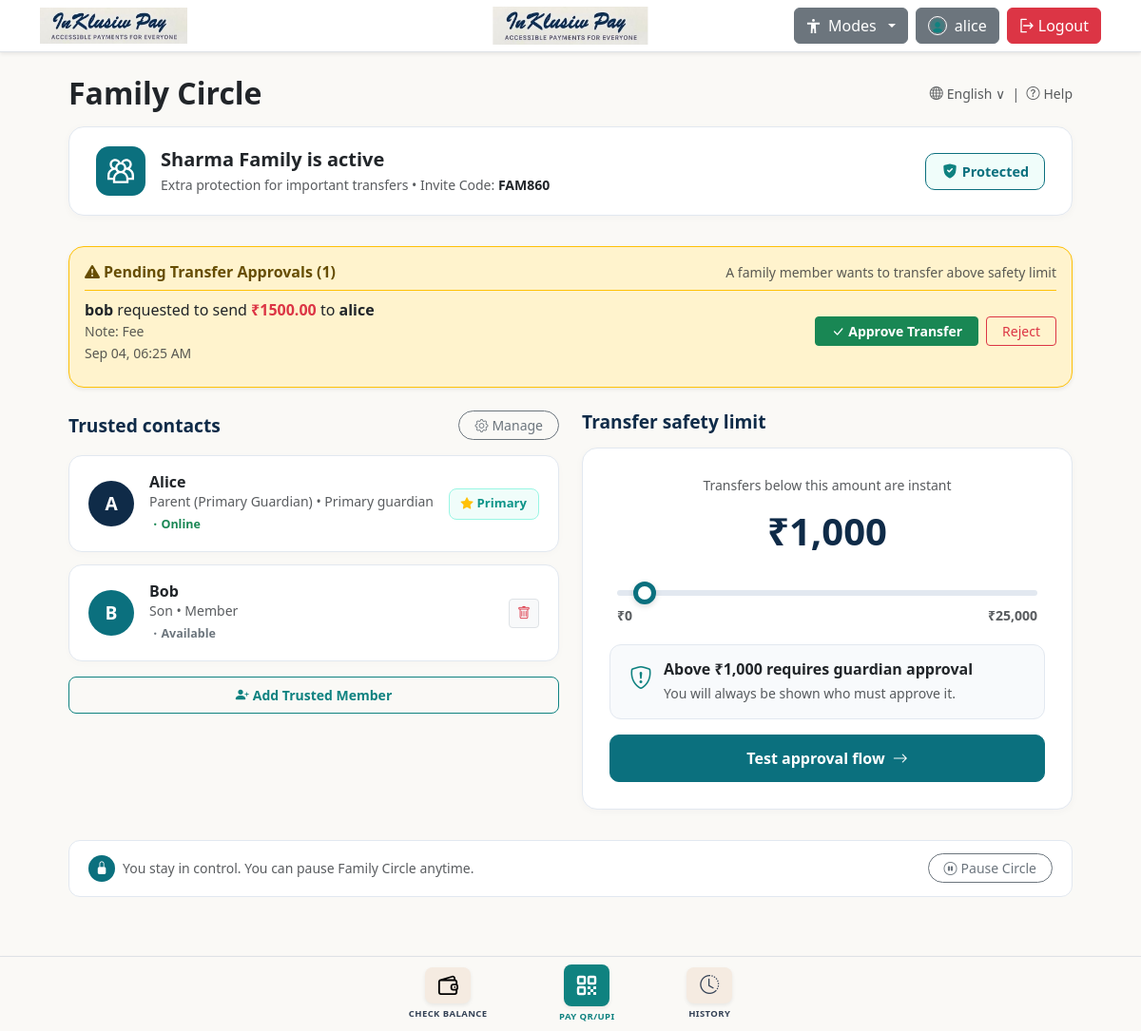
The app's page /family (signed in), older data.
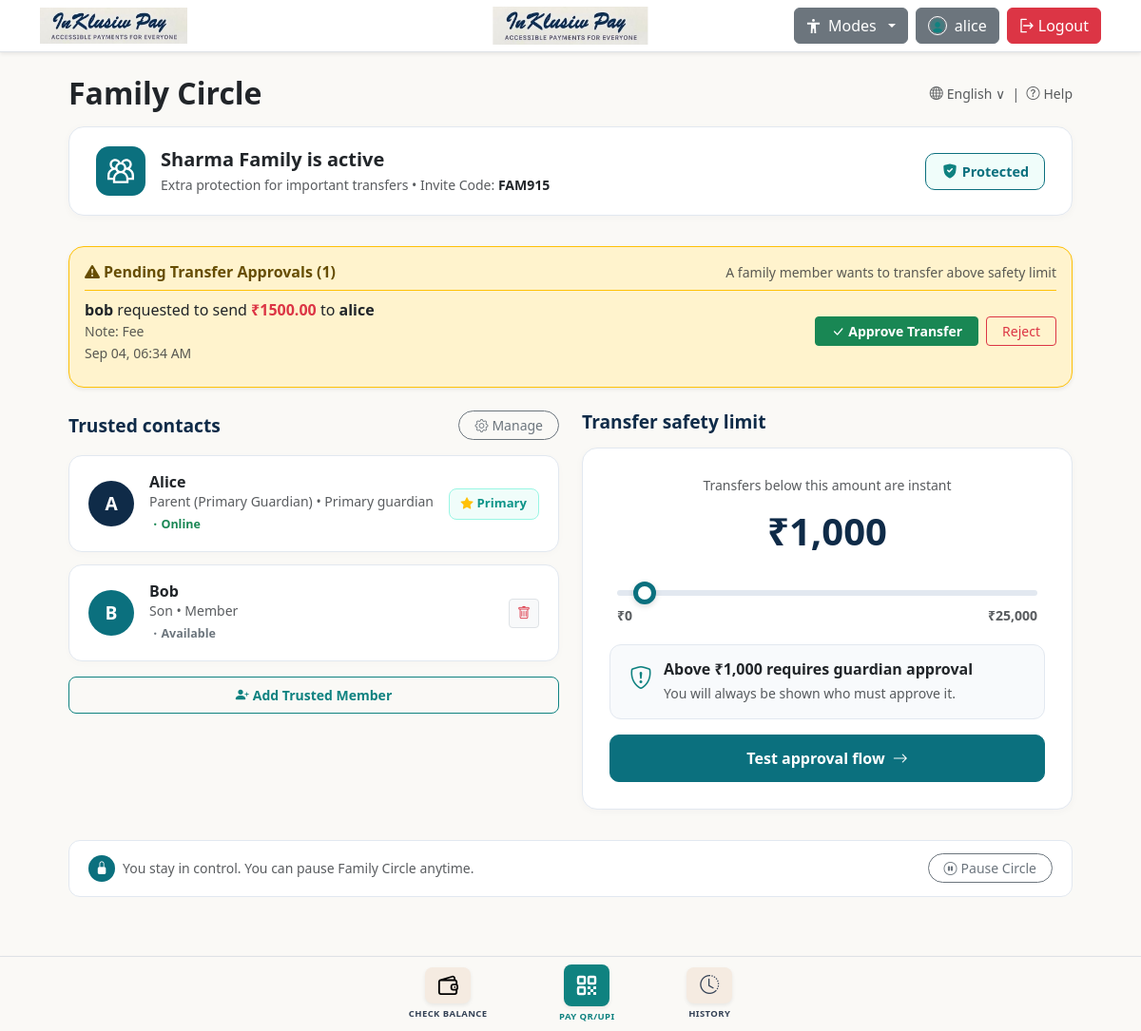
The same page, newer data.
### upiapp/models.py (models this page shows, shortened)
class Base(DeclarativeBase):
    pass

class FamilyCircle(Base):
    __tablename__ = "family_circles"
    id: Mapped[int] = mapped_column(Integer, primary_key=True, autoincrement=True)
    name: Mapped[str] = mapped_column(String(100), nullable=False)
    admin_id: Mapped[int] = mapped_column(ForeignKey("users.id"), nullable=False)
    daily_limit: Mapped[float] = mapped_column(Float, default=5000.0, nullable=False)
    is_active: Mapped[bool] = mapped_column(Boolean, default=True, nullable=False)
    invite_code: Mapped[str] = mapped_column(String(12), unique=True, nullable=False)
    created_at: Mapped[datetime] = mapped_column(
        DateTime,
        nullable=False,
        default=lambda: datetime.now(timezone.utc),
    )
    admin: Mapped["User"] = relationship(foreign_keys=[admin_id])
    members: Mapped[list["FamilyMember"]] = relationship(
        back_populates="family",
        cascade="all, delete-orphan",
    )
    requests: Mapped[list["FamilyTransferRequest"]] = relationship(
        back_populates="family",
        cascade="all, delete-orphan",
    )

class FamilyTransferRequest(Base):
    __tablename__ = "family_transfer_requests"
    id: Mapped[int] = mapped_column(Integer, primary_key=True, autoincrement=True)
    family_id: Mapped[int] = mapped_column(ForeignKey("family_circles.id"), nullable=False)
    requester_id: Mapped[int] = mapped_column(ForeignKey("users.id"), nullable=False)
    recipient: Mapped[str] = mapped_column(String(80), nullable=False)
    amount: Mapped[float] = mapped_column(Float, nullable=False)
    note: Mapped[str | None] = mapped_column(String(255), nullable=True)
    status: Mapped[str] = mapped_column(String(20), default="PENDING", nullable=False)  # PENDING, APPROVED, REJECTED
    created_at: Mapped[datetime] = mapped_column(
        DateTime,
        nullable=False,
        default=lambda: datetime.now(timezone.utc),
    )
    family: Mapped["FamilyCircle"] = relationship(back_populates="requests")
    requester: Mapped["User"] = relationship(foreign_keys=[requester_id])

class User(Base, UserMixin):
    __tablename__ = "users"
    id: Mapped[int] = mapped_column(Integer, primary_key=True, autoincrement=True)
    username: Mapped[str] = mapped_column(String(80), unique=True, nullable=False)
    email: Mapped[str] = mapped_column(String(255), unique=True, nullable=False)
    password_hash: Mapped[str | None] = mapped_column(String(255), nullable=True)
    wallet: Mapped[float] = mapped_column(Float, default=100.0, nullable=False)
    qr_image: Mapped[str | None] = mapped_column(String(255), nullable=True)
    profile_image: Mapped[str | None] = mapped_column(String(255), nullable=True)
    transaction_pin_hash: Mapped[str | None] = mapped_column(String(255), nullable=True)
    created: Mapped[datetime] = mapped_column(
        DateTime,
        nullable=False,
        default=lambda: datetime.now(timezone.utc),
    )
    sent_transactions: Mapped[list["Transaction"]] = relationship(
        foreign_keys="[Transaction.sender_id]",
        back_populates="sender",
        cascade="all, delete-orphan",
    )
    received_transactions: Mapped[list["Transaction"]] = relationship(
        foreign_keys="[Transaction.receiver_id]",
        back_populates="receiver",
        cascade="all, delete-orphan",
    )
    family_memberships: Mapped[list["FamilyMember"]] = relationship(
        back_populates="user",
        cascade="all, delete-orphan",
    )
    favorite_contacts: Mapped[list["FavoriteContact"]] = relationship(
        "FavoriteContact",
        foreign_keys="FavoriteContact.user_id",
        back_populates="user",
        cascade="all, delete-orphan",
    )

### upiapp/routes.py (the view, shortened to what this page needs)
@app.route("/family")
@login_required
def family_circle():
    with Session() as session:
        membership = session.query(FamilyMember).filter_by(user_id=current_user.id).first()
        if not membership or not membership.family:
            return render_template("family_intro.html", title="Set up your Family Circle")
        family = membership.family
        members = session.query(FamilyMember).filter_by(family_id=family.id).all()
        is_admin = (family.admin_id == current_user.id or membership.role in ["ADMIN", "PRIMARY_GUARDIAN"])
        if is_admin:
            pending_requests = (
                session.query(FamilyTransferRequest)
                .filter_by(family_id=family.id, status="PENDING")
                .order_by(desc(FamilyTransferRequest.created_at))
                .all()
            )
        return render_template(
            "family_dashboard.html",
            title=f"{family.name} - Family Circle",
            family=family,
            members=members,
            is_admin=is_admin,
            pending_requests=pending_requests,
        )

### upiapp/__init__.py (called while the page is built)
@login_manager.user_loader
def load_user(user_id):
    with Session() as session:
        user = session.get(User, int(user_id))
        if user is not None:
            session.expunge(user)
        return user

### upiapp/templates/family_dashboard.html (shortened to what the changed rows need)
{% extends "base.html" %}
{% block content %}
<div class="container family-dash-container">
    <div class="d-flex justify-content-between align-items-center mb-3">
        <h2 class="fw-bold text-dark mb-0">Family Circle</h2>
    </div>
    <div class="family-active-banner">
        <div class="d-flex align-items-center gap-3">
            <div>
                <h5 class="fw-bold text-dark mb-1">
                    {{ family.name }} is active
                </h5>
                <p class="text-muted small mb-0">Extra protection for important transfers • Invite Code: <strong class="text-dark">{{ family.invite_code }}</strong></p>
            </div>
        </div>
    </div>
    {% if pending_requests %}
    <div class="card border-warning bg-warning-subtle rounded-4 p-3 mb-4 shadow-sm">
        <div class="list-group list-group-flush">
            {% for req in pending_requests %}
            <div class="list-group-item bg-transparent px-0 py-2 d-flex flex-wrap justify-content-between align-items-center gap-2">
                <div>
                    <strong>{{ req.requester.username }}</strong> requested to send <strong class="text-danger">₹{{ "%.2f"|format(req.amount) }}</strong> to <strong>{{ req.recipient }}</strong>
                    {% if req.note %}<span class="text-muted small d-block">Note: {{ req.note }}</span>{% endif %}
                    <small class="text-muted">{{ req.created_at.strftime('%b %d, %I:%M %p') }}</small>
                </div>
                {% if is_admin %}
                <div class="d-flex gap-2">
                    <form method="POST" action="{{ url_for('approve_transfer', request_id=req.id) }}" class="d-inline">
                        <button type="submit" class="btn btn-sm btn-success px-3 fw-semibold">
                            <i class="bi bi-check-lg me-1"></i>Approve Transfer
                        </button>
                    </form>
                    <form method="POST" action="{{ url_for('reject_transfer', request_id=req.id) }}" class="d-inline">
                        <button type="submit" class="btn btn-sm btn-outline-danger px-3">Reject</button>
                    </form>
                </div>
                {% else %}
                <span class="badge bg-secondary">Awaiting Guardian Review</span>
                {% endif %}
            </div>
            {% endfor %}
        </div>
    </div>
    {% endif %}
    <div class="row g-4">
        <div class="col-lg-6">
            <div class="limit-card">
                <p class="text-muted small text-center mb-1">Transfers below this amount are instant</p>
                <div class="limit-display-amount" id="limitDisplay">₹{{ "{:,.0f}".format(family.daily_limit) }}</div>
                <div class="px-2">
                    <input type="range" class="custom-slider-range" id="limitSlider" min="0" max="25000" step="500" value="{{ family.daily_limit|int }}" {% if not is_admin %}disabled{% endif %}>
                    <div class="d-flex justify-content-between text-muted small fw-semibold mt-1">
                        <span>₹0</span>
                        <span>₹25,000</span>
                    </div>
                </div>
                <div class="limit-alert-box">
                    <div class="text-teal fs-4">
                    </div>
                    <div>
                        <h6 class="fw-bold text-dark mb-1" id="limitBoxTitle">Above ₹{{ "{:,.0f}".format(family.daily_limit) }} requires guardian approval</h6>
                        <p class="text-muted small mb-0">You will always be shown who must approve it.</p>
                    </div>
                </div>
                <a href="{{ url_for('pay') }}" class="btn-test-approval">
                    <span>Test approval flow</span>
                    <i class="bi bi-arrow-right"></i>
                </a>
            </div>
        </div>
    </div>
</div>
{% endblock %}

Row changes from the older to the newer data that the page shows:
changed FamilyCircle "Sharma Family": invite_code "FAM860" → "FAM915"
changed FamilyTransferRequest "alice": created_at "Sep 04, 06:25 AM" → "Sep 04, 06:34 AM"
